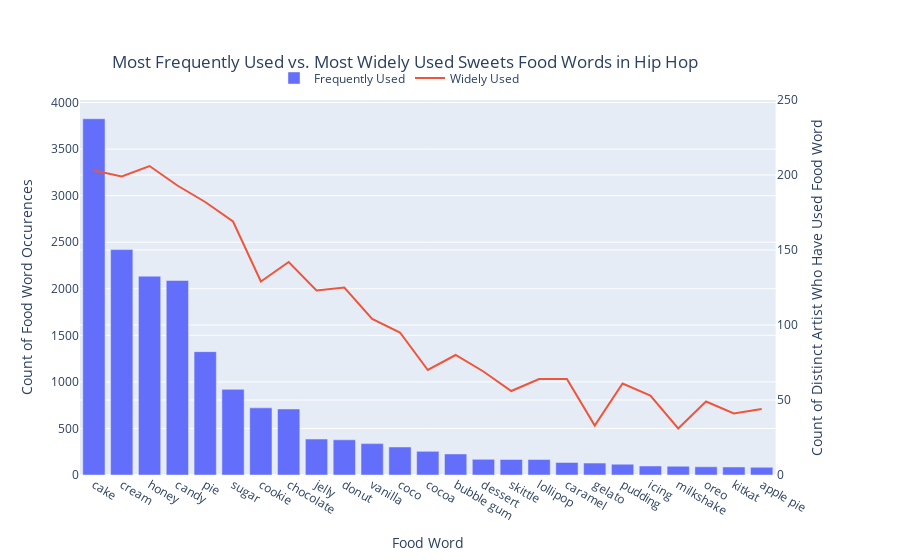

The cell this chart's notebook holds for it:
### Code cell
# Create figure with secondary y-axis
fig = make_subplots(specs=[[{"secondary_y": True}]])

# Add traces
fig.add_trace(
    go.Bar(x=top_sweets_food_words_plot_df['food_word'],
               y=top_sweets_food_words_plot_df['sum_of_food_word_count'],
               name="Frequently Used"),
    secondary_y=False,
)

fig.add_trace(
    go.Scatter(x=top_sweets_food_words_plot_df['food_word'],
               y=top_sweets_food_words_plot_df['count_of_unique_artists'],
               name="Widely Used"),
    secondary_y=True,
)

# Add figure title
fig.update_layout(
    title={
        'text': "Most Frequently Used vs. Most Widely Used Sweets Food Words in Hip Hop",
        'y':0.9,
        'x':0.45,
        'xanchor': 'center',
        'yanchor': 'top'}
)

# Set x-axis title
fig.update_xaxes(title_text="Food Word")

# Set y-axes titles
fig.update_yaxes(title_text="Count of Food Word Occurences", secondary_y=False)
fig.update_yaxes(title_text="Count of Distinct Artist Who Have Used Food Word", secondary_y=True)
fig.update_yaxes(range=[0,250], secondary_y=True)
fig.update_layout(legend=dict(
    orientation="h",
    yanchor="bottom",
    y=1.02,
    xanchor="right",
    x=0.6
))

fig.show()

### Figure 1 — Plotly figure (JSON) as saved in the notebook; plotly's stock layout.template omitted (floating-point values rounded to 4 significant figures)
{"data": [{"name": "Frequently Used", "type": "bar", "x": ["cake", "cream", "honey", "candy", "pie", "sugar", "cookie", "chocolate", "jelly", "donut", "vanilla", "coco", "cocoa", "bubble gum", "dessert", "skittle", "lollipop", "caramel", "gelato", "pudding", "icing", "milkshake", "oreo", "kitkat", "apple pie"], "xaxis": "x", "y": [3826, 2421, 2135, 2089, 1325, 920, 721, 709, 386, 378, 337, 301, 254, 226, 168, 167, 166, 135, 128, 116, 97, 94, 88, 86, 83], "yaxis": "y"}, {"name": "Widely Used", "type": "scatter", "x": ["cake", "cream", "honey", "candy", "pie", "sugar", "cookie", "chocolate", "jelly", "donut", "vanilla", "coco", "cocoa", "bubble gum", "dessert", "skittle", "lollipop", "caramel", "gelato", "pudding", "icing", "milkshake", "oreo", "kitkat", "apple pie"], "xaxis": "x", "y": [203, 199, 206, 193, 182, 169, 129, 142, 123, 125, 104, 95, 70, 80, 69, 56, 64, 64, 33, 61, 53, 31, 49, 41, 44], "yaxis": "y2"}], "layout": {"legend": {"orientation": "h", "x": 0.6, "xanchor": "right", "y": 1.02, "yanchor": "bottom"}, "title": {"text": "Most Frequently Used vs. Most Widely Used Sweets Food Words in Hip Hop", "x": 0.45, "xanchor": "center", "y": 0.9, "yanchor": "top"}, "xaxis": {"anchor": "y", "domain": [0, 0.94], "title": {"text": "Food Word"}}, "yaxis": {"anchor": "x", "domain": [0, 1], "title": {"text": "Count of Food Word Occurences"}}, "yaxis2": {"anchor": "x", "overlaying": "y", "range": [0, 250], "side": "right", "title": {"text": "Count of Distinct Artist Who Have Used Food Word"}}}}
